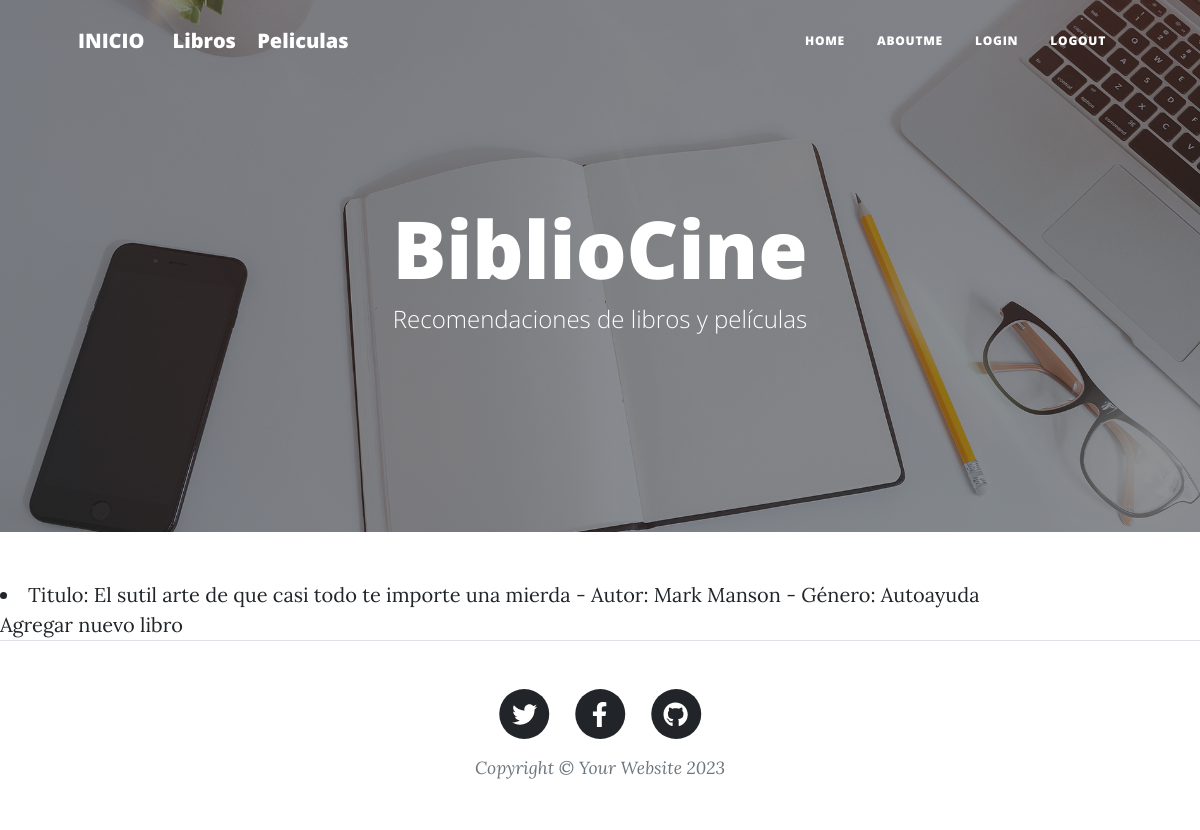
/AppBiblioCine/leerLibros/, run on an earlier commit of the app's database.
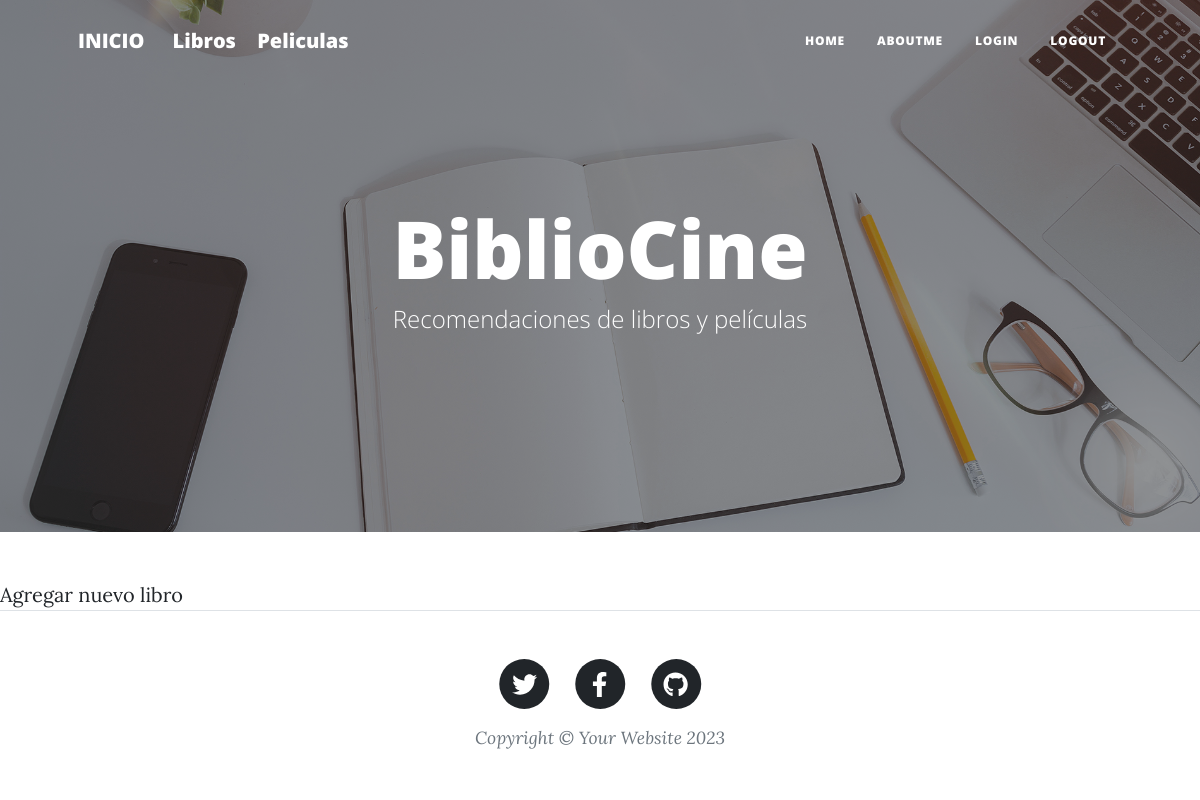
And on a later commit of the database.
### AppBiblioCine/models.py (models this page shows)
class Libro(models.Model):
    titulo = models.CharField(max_length=200)
    autor = models.CharField(max_length=100)
    año_publicacion = models.IntegerField()
    editorial = models.CharField(max_length=100)
    sinopsis = models.TextField()
    genero = models.CharField(max_length=150)
    idioma = models.CharField(max_length=50)
    portada = models.ImageField(upload_to='libros/')
    def __str__(self):
        return f"Titulo: {self.titulo} - Autor: {self.autor} - Género: {self.genero}"

### AppBiblioCine/views.py (the view)
# urls.py: path( 'leerLibros/', views.leerLibros, name='LeerLibros'),
def leerLibros(request):
    libros = Libro.objects.all()
    contexto = {"libros":libros}
    return render(request, "AppBiblioCine/leerLibros.html", contexto)

### AppBiblioCine/templates/AppBiblioCine/leerLibros.html (shortened to what this page needs)
{% extends 'AppBiblioCine/padre.html' %}
{% load static %}
{% block CAMBIOS %}
    <!DOCTYPE html>
    <html lang="en">
    <head>
    </head>
    <body>
        {% for l in libros %}
            <li>{{l}}</li>
        {% endfor %}
        <a href="{% url 'Libros' %}">Agregar nuevo libro</a>
    </body>
    </html>
{% endblock %}

What changed in the data, as far as the page shows it:
removed Libro: titulo+autor+genero "Titulo: El sutil arte de que casi todo te importe una mierda - Autor: Mark Manson - Género: Autoayuda"
